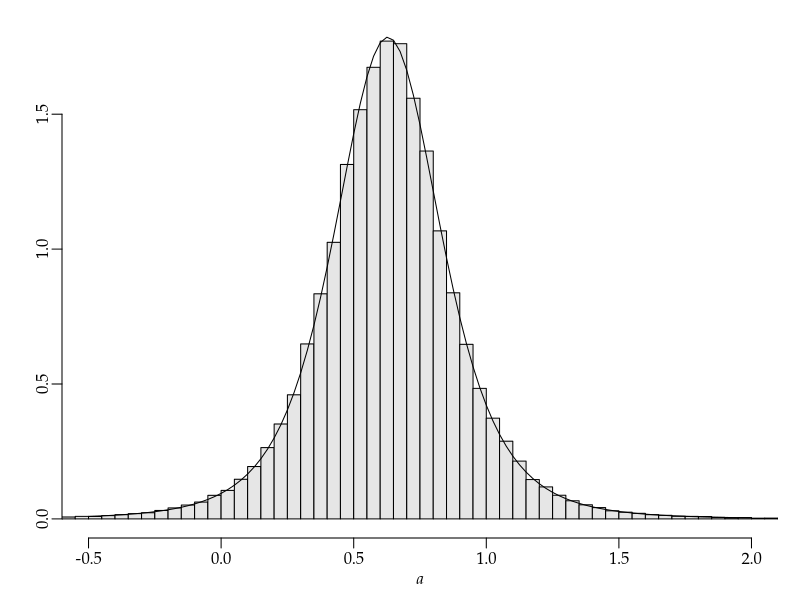

The R source for this figure: (Note: this script raises an error after producing the figure.)
args = commandArgs()
basename = sub(".R$", "", sub("^--file=(.*/)?", "", args[grep("^--file=", args)]))
if (length(basename) != 0)
    pdf(file=paste0(basename, "_tmp.pdf"), colormodel="gray", width=5, height=3)
par(family="Palatino")
par(mgp=c(1.5,0.5,0)) # title and axis margins. default: c(3,1,0)
par(mar=c(3,3,1,1)+0.1) # bottom, left, top, right margins. default: c(5,4,4,2)+0.1

## xdata = c(1, 2, 3, 4, 5, 6)
## ydata = c(1, 3, 2, 4, 3, 5)
## xdata = xdata - mean(xdata)
## ydata = ydata - mean(ydata)
## set.seed(12345678)          # 乱数の初期化
## n = length(ydata)           # データの個数
## logpost = function(a, b, t) {  # 事後分布の対数
##   -0.5 * (n*t + sum((a*xdata+b-ydata)^2)/exp(t))
## }
## a = 0             # 適当な初期値
## b = 0             # 適当な初期値
## t = 0             # 適当な初期値
## lp = logpost(a, b, t) # 現在の事後分布の対数
## N = 1000000       # 繰返し数
## atrace = btrace = ttrace = numeric(N)  # 足跡を格納する配列
## for (i in 1:N) {
##   anew = rnorm(1, a, 1) # 次の候補
##   bnew = rnorm(1, b, 1) # 次の候補
##   tnew = rnorm(1, t, 1) # 次の候補
##   lq = logpost(anew, bnew, tnew)  # 次の候補の事後分布の対数
##   if (lp - lq < rexp(1)) {        # メトロポリスの更新（対数版）
##     a = anew
##     b = bnew
##     t = tnew
##     lp = lq
##   }
##   atrace[i] = a    # 配列に格納
##   btrace[i] = b    # 配列に格納
##   ttrace[i] = t    # 配列に格納
## }

hx = seq(-9.975, 9.975, 0.05)
hy = c(0, 0, 0, 0, 0, 0, 0, 0, 0, 0, 0, 0, 0, 0, 0, 0, 0, 0, 0, 0, 0,
0, 0, 0, 0, 0, 0, 0, 0, 0, 0, 0, 0, 0, 0, 0, 0, 0, 0, 0, 0, 0, 0, 0,
0, 0, 0, 0, 0, 0, 0, 0, 0, 0, 0, 0, 0, 0, 0, 0, 1, 0, 0, 0, 0, 0, 0,
0, 0, 0, 1, 0, 0, 0, 0, 0, 0, 2, 0, 0, 0, 0, 2, 3, 0, 0, 0, 0, 0, 1,
1, 7, 1, 0, 0, 0, 0, 0, 0, 0, 2, 0, 0, 4, 0, 0, 0, 0, 0, 0, 0, 0, 0,
1, 0, 0, 6, 0, 0, 0, 1, 1, 0, 0, 0, 1, 0, 0, 0, 0, 2, 1, 0, 3, 0, 0,
1, 0, 0, 0, 1, 0, 2, 1, 2, 3, 0, 1, 2, 1, 0, 2, 0, 1, 2, 2, 18, 6, 7,
1, 1, 2, 10, 11, 9, 8, 4, 23, 17, 14, 31, 17, 38, 23, 22, 57, 36, 78,
92, 51, 58, 134, 151, 150, 164, 190, 233, 329, 348, 465, 446, 596,
772, 965, 1128, 1548, 2008, 2543, 3090, 4320, 5224, 7273, 9606, 13082,
17407, 22766, 32099, 41298, 50739, 65025, 75074, 82856, 87659, 87186,
77178, 67492, 52848, 41480, 32024, 23946, 18481, 14256, 10604, 7213,
5869, 4339, 3324, 2588, 2070, 1488, 1226, 1019, 777, 657, 493, 454,
433, 272, 209, 234, 131, 146, 114, 119, 111, 131, 72, 67, 87, 46, 39,
64, 29, 26, 27, 19, 28, 10, 31, 14, 18, 12, 12, 17, 0, 18, 5, 2, 3, 8,
7, 4, 10, 8, 0, 7, 4, 0, 4, 0, 1, 0, 0, 3, 0, 0, 2, 0, 0, 0, 0, 0, 0,
0, 0, 0, 0, 0, 0, 0, 0, 0, 0, 0, 0, 0, 0, 0, 0, 0, 0, 0, 0, 0, 0, 0,
0, 0, 0, 0, 0, 0, 0, 0, 0, 0, 0, 0, 0, 0, 0, 0, 0, 0, 0, 0, 0, 0, 0,
0, 0, 0, 0, 0, 0, 0, 0, 0, 0, 0, 0, 0, 0, 0, 0, 0, 0, 0, 0, 0, 0, 0,
0, 0, 0, 0, 0, 0, 0, 0, 0, 0, 0, 0, 0, 0, 0, 0, 0, 0, 0, 0, 0, 0, 0,
0, 0, 0, 0, 0, 0, 0, 0, 0, 0, 0, 0, 0, 0, 0)

hist(rep(hx,hy), breaks=seq(-10,10,0.05), freq=FALSE, col=gray(0.9),
     xlim=c(-0.5,2), xlab=expression(italic(a)), ylab="", main="")
curve(dt((x-0.6286)/0.2100, 4)/0.2100, add=TRUE)

dev.off()
embedFonts(paste0(basename, "_tmp.pdf"), outfile=paste0(basename, ".pdf"),
           options="-c \"<</NeverEmbed []>> setdistillerparams\" -f ")
